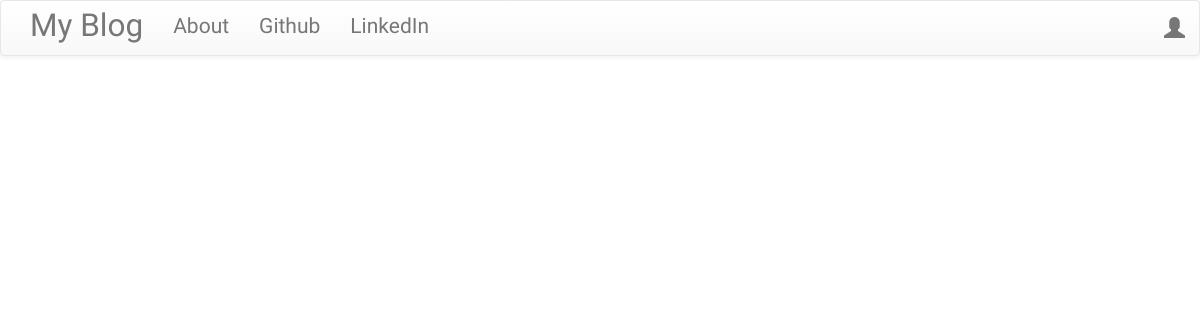
Before: / with the older database file.
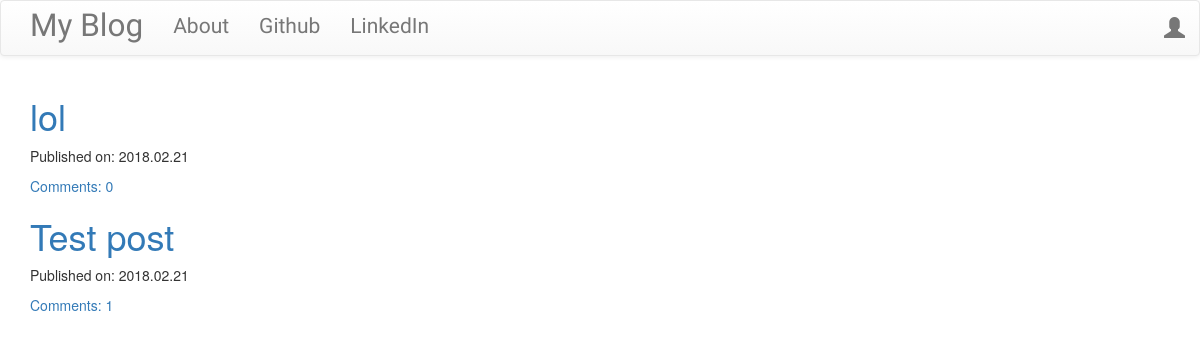
After: the same page with the newer database file.
### blog/models.py (models this page shows, shortened)
class Post(models.Model):
    author = models.ForeignKey('auth.User')
    title = models.CharField(max_length=200)
    text = models.TextField()
    created_date = models.DateTimeField(default=timezone.now)
    published_date = models.DateTimeField(blank=True, null=True)
    def approve_comments(self):
        return self.comments.filter(approved_comment=True)

### blog/views.py (the view)
# urls.py: url(r'^$', views.PostListView.as_view(), name='post_list'),
class PostListView(ListView):
    model = Post
    def get_queryset(self):
        return Post.objects.filter(published_date__lte=timezone.now()).order_by('-published_date')

### blog/templates/blog/post_list.html
{% extends "blog/base.html" %}
{% block content %}
<div class="centerstage">
    {% for post in post_list %}
    <div class="post">
        <h1><a href="{% url 'post_detail' pk=post.pk %}">{{ post.title }}</a></h1>
        <div class="date">
            <p>Published on: {{ post.published_date|date:"Y.m.d" }}</p>
        </div>
        <a href="{% url 'post_detail' pk=post.pk %}">Comments: {{ post.approve_comments.count }}</a>
    </div>
    {% endfor %}
</div>
{% endblock %}

### blog/templates/blog/base.html (shortened to what this page needs)
<!DOCTYPE html>
{% load staticfiles %}
<html lang="en">
<head>
    <link rel="stylesheet" href="https://maxcdn.bootstrapcdn.com/bootstrap/3.3.7/css/bootstrap.min.css">
    <link rel="stylesheet" href="https://maxcdn.bootstrapcdn.com/bootstrap/3.3.7/css/bootstrap-theme.min.css">
    <link rel="stylesheet" href="//cdn.jsdelivr.net/npm/medium-editor@latest/dist/css/medium-editor.min.css" type="text/css" media="screen" charset="utf-8">
    <link rel="stylesheet" href="{% static 'css/blog.css' %}">
</head>
<body>
    <nav class="navbar navbar-default techfont custom-navbar">
        <div class="container">
            <ul class="nav navbar-nav">
                <li><a class="navbar-brand bigbrand" href="{% url 'post_list' %}">My Blog</a></li>
                <li><a href="{% url 'about' %}">About</a></li>
                <li><a href="https://www.github.com">Github</a></li>
                <li><a href="https://www.linkedin.com">LinkedIn</a></li>
            </ul>
            <ul class="nav navbar-nav navbar-right">
                {% if user.is_authenticated %}
                <li>
                    <a href="{% url 'post_new' %}">New Post</a>
                </li>
                <li>
                    <a href="{% url 'draft_list' %}">Drafts</a>
                </li>
                <li>
                    <a href="{% url 'logout' %}">Log Out</a>
                </li>
                <li>
                    <a>Welcome: {{ user.username }}</a>
                </li>
                {% else %}
                <li><a class='nav navbar-nav navbar-right' href="{% url 'login' %}"><span class="glyphicon glyphicon-user"></span></a></li>
                {% endif %}
            </ul>
        </div>
    </nav>
    <div class="content container">
        <div class="row">
            <div class="col-md-8">
                <div class="blog_posts">
                    {% block content %}
                    {% endblock %}
                </div>
            </div>
        </div>
    </div>
</body>
</html>

### blog/static/css/blog.css (style rules this page uses)
.techfont { font-family: 'Kavivanar', cursive; font-size: 1.5em; }
.bigbrand { font-size: 1.5em; }
.centerstage { margin-left: auto; margin-right: auto; }

Changed rows visible on the page:
added Post: title "lol", published_date "2018.02.21", approve_comments.count "0"
added Post: title "Test post", published_date "2018.02.21", approve_comments.count "1"
